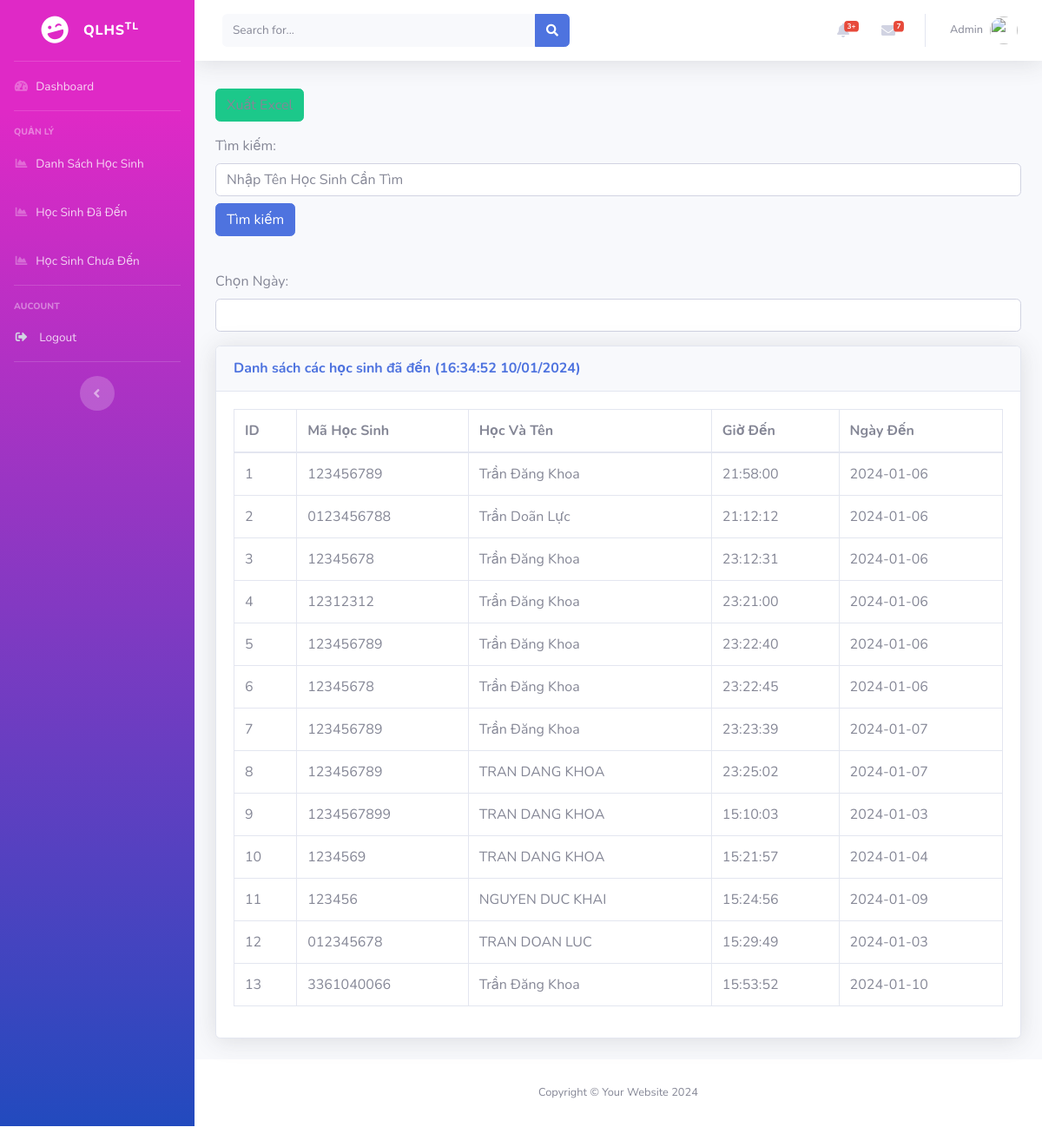
Page /pages/danhsachden.php (signed in) on the committed database.
### tables this page shows
CREATE TABLE `arrived` (
  `id` bigint(20) NOT NULL,
  `ma_hoc_sinh` varchar(999) DEFAULT NULL,
  `name` varchar(999) DEFAULT NULL,
  `arrival_time` time NOT NULL,
  `arrival_date` date DEFAULT NULL
);

### pages/danhsachden.php (the view, shortened to what this page needs)
<?php
include $_SERVER['DOCUMENT_ROOT'].'/config/head.php';
?>
        <div class="container-fluid">
        <div class="form-group">
            <div class="form-group">
                <a class="btn btn-success mt-2" onclick="exportToExcel()">Xuất Excel</a>
            </div>
            <label for="searchInput">Tìm kiếm:</label>
            <input type="text" class="form-control" id="searchInput" placeholder="Nhập Tên Học Sinh Cần Tìm">
            <button id="searchBtn" class="btn btn-primary mt-2">Tìm kiếm</button>
        </div>
        <br>
        <div class="form-group">
            <label for="datepicker">Chọn Ngày:</label>
            <input type="text" class="form-control" id="datepicker">
        </div>
          <div class="card shadow mb-4">
            <div class="card-header py-3">
              <h6 class="m-0 font-weight-bold text-primary">Danh sách các học sinh đã đến <span id="datetime"></span></h6>
            </div>
            <div class="card-body">
              <div class="table-responsive">
                <table class="table table-bordered" id="dataTable" width="100%" cellspacing="0">
                  <thead>
                    <tr>
                      <th>ID </th>
                      <th>Mã Học Sinh</th>
                      <th>Học Và Tên</th>
                      <th>Giờ Đến</th>
                      <th>Ngày Đến</th>
                    </tr>
                  </thead>
                    <?php $sql = "SELECT * FROM arrived";
                    $result = $conn->query($sql);
                    if ($result->num_rows > 0) {
                        $stt = 0;
                        while ($row = $result->fetch_assoc()) {
                            echo "<tr>";
                            echo "<td>" . ++$stt . "</td>";
                            echo "<td>" . $row['ma_hoc_sinh'] . "</td>";
                            echo "<td>" . $row['name'] . "</td>";
                            echo "<td>" . $row['arrival_time'] . "</td>";
                            echo "<td>" . $row['arrival_date'] . "</td>";
                            echo "</tr>";
                        }
                    }
                    ?>
                </table>
              </div>
            </div>
          </div>
        </div>
      </div>
<?php
include $_SERVER['DOCUMENT_ROOT'].'/config/foot.php';
?>
</body>
</html>

### rows in the picture
arrived: ma_hoc_sinh "123456789", name "Trần Đăng Khoa", arrival_time "21:58:00", arrival_date "2024-01-06"
arrived: ma_hoc_sinh "0123456788", name "Trần Doãn Lực", arrival_time "21:12:12", arrival_date "2024-01-06"
arrived: ma_hoc_sinh "12345678", name "Trần Đăng Khoa", arrival_time "23:12:31", arrival_date "2024-01-06"
arrived: ma_hoc_sinh "12312312", name "Trần Đăng Khoa", arrival_time "23:21:00", arrival_date "2024-01-06"
arrived: ma_hoc_sinh "123456789", name "Trần Đăng Khoa", arrival_time "23:22:40", arrival_date "2024-01-06"
arrived: ma_hoc_sinh "12345678", name "Trần Đăng Khoa", arrival_time "23:22:45", arrival_date "2024-01-06"
arrived: ma_hoc_sinh "123456789", name "Trần Đăng Khoa", arrival_time "23:23:39", arrival_date "2024-01-07"
arrived: ma_hoc_sinh "123456789", name "TRAN DANG KHOA", arrival_time "23:25:02", arrival_date "2024-01-07"
arrived: ma_hoc_sinh "1234567899", name "TRAN DANG KHOA", arrival_time "15:10:03", arrival_date "2024-01-03"
arrived: ma_hoc_sinh "1234569", name "TRAN DANG KHOA", arrival_time "15:21:57", arrival_date "2024-01-04"
arrived: ma_hoc_sinh "123456", name "NGUYEN DUC KHAI", arrival_time "15:24:56", arrival_date "2024-01-09"
arrived: ma_hoc_sinh "012345678", name "TRAN DOAN LUC", arrival_time "15:29:49", arrival_date "2024-01-03"
arrived: ma_hoc_sinh "3361040066", name "Trần Đăng Khoa", arrival_time "15:53:52", arrival_date "2024-01-10"
